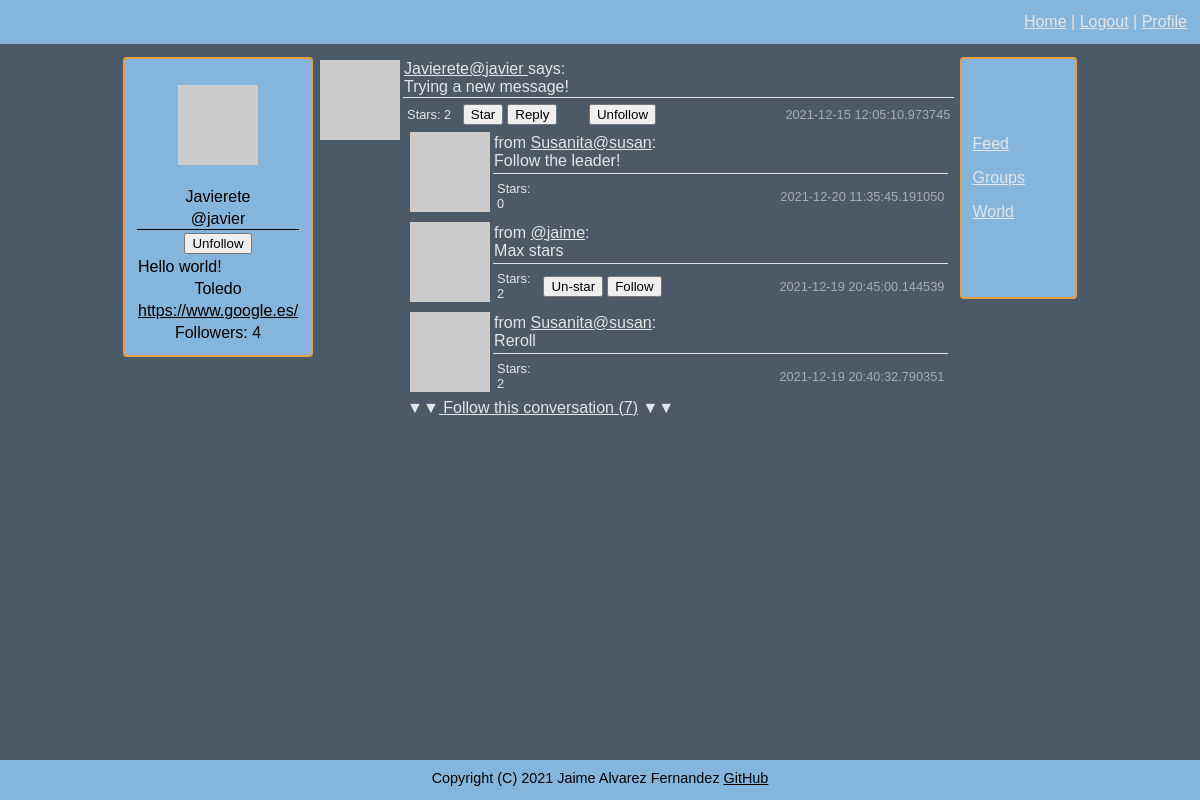
The page /user/javier (signed in) on the database its author committed.
### connect/models.py (models this page shows, shortened)
class User(UserMixin, db.Model):
    id = db.Column(db.Integer, primary_key=True)
    username = db.Column(db.String(64), index=True, unique=True)
    email = db.Column(db.String(120), index=True, unique=True)
    nickname = db.Column(db.String(64))
    password = db.Column(db.String(128))
    about_me = db.Column(db.String(140))
    location = db.Column(db.String(64))
    website = db.Column(db.String(120))
    last_seen = db.Column(db.DateTime, default=datetime.datetime.utcnow)
    follower_bio = db.Column(db.Boolean, default=False)
    posts = db.relationship('Posts', backref='author', lazy='dynamic')
    reply = db.relationship('Reply', backref='author', lazy='dynamic')
    followed = db.relationship('User',
                               secondary=followers,
                               primaryjoin=(followers.c.follower_id == id),
                               secondaryjoin=(followers.c.followed_id == id),
                               backref=db.backref('followers', lazy='dynamic'), lazy='dynamic')
    starred = db.relationship('Posts',
                              secondary=stars,
                              backref=db.backref('awarded_stars', lazy='dynamic'), lazy='dynamic')
    starred_reply = db.relationship('Reply',
                                    secondary=stars_reply,
                                    backref=db.backref('awarded_stars_reply', lazy='dynamic'), lazy='dynamic')
    def avatar(self, size):
        digest = md5(self.email.lower().encode('utf-8')).hexdigest()
        return f'https://www.gravatar.com/avatar/{digest}?d=identicon&s={size}'
    def is_following(self, user):
        return self.followed.filter(followers.c.followed_id == user.id).count() > 0
    def is_starred(self, post):
        return self.starred.filter(stars.c.post_id == post.id).count() > 0
    def is_starred_reply(self, reply):
        return self.starred_reply.filter(stars_reply.c.reply_id == reply.id).count() > 0

class Posts(db.Model):
    id = db.Column(db.Integer, primary_key=True)
    body = db.Column(db.String(140))
    timestamp = db.Column(db.DateTime, index=True, default=datetime.datetime.utcnow)
    user_id = db.Column(db.Integer, db.ForeignKey('user.id'))
    reply = db.relationship('Reply', backref='original', lazy='dynamic')
    def replies(self):
        return Reply.query.filter_by(post_id=self.id).order_by(Reply.timestamp.desc())

class Reply(db.Model):
    id = db.Column(db.Integer, primary_key=True)
    body = db.Column(db.String(140))
    timestamp = db.Column(db.DateTime, index=True, default=datetime.datetime.utcnow)
    user_id = db.Column(db.Integer, db.ForeignKey('user.id'))
    post_id = db.Column(db.Integer, db.ForeignKey('posts.id'))

### connect/routing.py (the view)
@app.route('/user/<username>', methods=['GET', 'POST'])
@flask_login.login_required
def user_messages(username):
    user = models.User.query.filter_by(username=username).first_or_404()
    form = forms.WriteMessage()
    empty_form = forms.EmptyForm()
    if form.validate_on_submit():
        post = models.Posts(body=form.message.data, author=flask_login.current_user)
        db.session.add(post)
        db.session.commit()
        return flask.redirect(flask.url_for('index'))
    page = flask.request.args.get('page', 1, type=int)
    posts = models.Posts.query.filter_by(user_id=user.id).\
        order_by(models.Posts.timestamp.desc()).\
        paginate(page, app.config['POSTS_PER_PAGE'], False)
    next_url = flask.url_for('user_messages', page=posts.next_num, username=user.username) if posts.has_next else None
    prev_url = flask.url_for('user_messages', page=posts.prev_num, username=user.username) if posts.has_prev else None
    return flask.render_template('user.html', user=user, posts=posts.items, title=user.username, form=form,
                                 e_form=empty_form, reply_per_post=app.config['REPLY_PER_POST'], next_url=next_url,
                                 prev_url=prev_url)

### connect/forms.py
class WriteMessage(FlaskForm):
    message = wtforms.TextAreaField('New message', validators=[validators.Length(min=1, max=140)])
    submit = wtforms.SubmitField('Send')

class EmptyForm(FlaskForm):
    submit = wtforms.SubmitField('Submit')

### connect/models.py (called while the page is built)
@login.user_loader
def load_user(user_id):
    return User.query.get(int(user_id))

### connect/routing.py (called while the page is built)
@app.before_request
def before_request():
    if flask_login.current_user.is_authenticated:
        flask_login.current_user.last_seen = datetime.datetime.utcnow()
        db.session.commit()

### connect/templates/user.html (shortened to what this page needs)
{% extends "general_template.html" %}
{% block content %}
    {% include 'sub_templates/_posts.html' %}
    {% include "sub_templates/_pagination.html" %}
{% endblock %}

### connect/templates/sub_templates/_profile.html (shortened to what this page needs)
{% if user and user != current_user %}
    <p>
        <img src="{{ user.avatar(128) }}">
    </p>
    <table width="100%">
        <tr>
            <td>
                {% if user.nickname is not none %}
                {{ user.nickname }}
                {% endif %}
            </td>
        </tr>
        <tr>
            <td class="bottom_line">
                @{{ user.username }}
            </td>
        </tr>
        <tr>
            <td>
                {% if not current_user.is_following(user) %}
                <form method="post" action="{{ url_for('follow', username=user.username, url=request.endpoint) }}">
                    {{ e_form.hidden_tag() }}
                    {{ e_form.submit(value='Follow') }}
                </form>
                {% else %}
                <form method="post" action="{{ url_for('unfollow', username=user.username, url=request.endpoint) }}">
                    {{ e_form.submit(value='Unfollow') }}
                </form>
                {% endif %}
            </td>
        </tr>
        <tr>
            <td class="justify_text">
                {% if user.about_me is not none %}
                    {{ user.about_me }}
                {% endif %}
            </td>
        </tr>
        <tr>
            <td>
                {% if user.location is not none %}
                    {{ user.location }}
                {% endif %}
            </td>
        </tr>
        <tr>
            <td>
                {% if user.website is not none %}
                    <a href="{{ current_user.website }}">{{ current_user.website }}</a>
                {% endif %}
            </td>
        </tr>
        <tr>
            <td>
                {% if user.follower_bio %}
                Followers: {{ current_user.followers.count() }}
                {% endif %}
            </td>
        </tr>
    </table>
{% endif %}

### connect/templates/sub_templates/_posts.html (shortened to what this page needs)
<table width="100%">
    {% for post in posts %}
    <tr>
        <td width="60" rowspan="2" valign="top"><img src="{{ post.author.avatar(60) }}"></td>
        <td class="bottom_line">
                <a href="{{ url_for('user_messages', username=post.author.username) }}">
                    {% if post.author.nickname %}{{ post.author.nickname }}{% endif %}@{{ post.author.username }}
                </a>
                says:<br>
             {{ post.body }}
        </td>
    </tr>
    <tr>
        <td>
            <table width="100%" border="0">
                <tr class="smaller_font_80">
                    <td width="10%">Stars: {{ post.awarded_stars.count() }}</td>
                    <td width="7%">
                        {% if post.author.username != current_user.username %}
                            {% if not current_user.is_starred(post) %}
                            <form method="post" action="{{ url_for('star', post=post.id, url=request.endpoint) }}">
                                {{ e_form.submit(value='Star') }}
                            </form>
                            {% else %}
                            <form method="post" action="{{ url_for('un_star', post=post.id, url=request.endpoint) }}">
                                {{ e_form.hidden_tag() }}
                                {{ e_form.submit(value='Un-star') }}
                            </form>
                            {% endif %}
                        {% endif %}
                    </td>
                    <td>
                        <form method="get" action="{{ url_for('reply', post=post.id, url=request.endpoint) }}">
                            {{ e_form.submit(value='Reply') }}
                        </form>
                    </td>
                    <td>
                        {% if not current_user.is_following(post.author) and post.author != current_user %}
                        <form method="post" action="{{ url_for('follow', username=post.author.username) }}">
                            {{ e_form.hidden_tag() }}
                            {{ e_form.submit(value='Follow') }}
                        </form>
                        {% elif current_user.is_following(post.author) and post.author != current_user  %}
                        <form method="post" action="{{ url_for('unfollow', username=post.author.username, url=request.endpoint) }}">
                            {{ e_form.submit(value='Unfollow') }}
                        </form>
                        {% endif %}
                    </td>
                    <td class="time">{{ post.timestamp }}</td>
                </tr>
                <tr>
                    <td colspan="5">
                        {% if 0 < post.replies().all()|length <= reply_per_post %}
                            {% for n in range(post.replies().all()|length) %}
                                {% include "sub_templates/_replies.html" %}
                            {% endfor %}
                        {% elif post.replies().all()|length > reply_per_post %}
                            {% for n in range(3) %}
                                {% include "sub_templates/_replies.html" %}
                            {% endfor %}
                            ▼▼<a href="{{ url_for('conversation', post=post.id)}}"> Follow this conversation ({{ post.replies().all()|length }})</a> ▼▼
                        {% endif %}
                    </td>
                </tr>
            </table>
        </td>
    </tr>
    {% endfor %}
</table>

### connect/templates/sub_templates/_replies.html (shortened to what this page needs)
<table width="100%">
    <tr>
        <td width="30" rowspan="2" valign="top"><img src="{{ post.replies()[n].author.avatar(30) }}"></td>
        <td class="bottom_line">
            from
            <a href="{{ url_for('user_messages', username=post.replies()[n].author.username) }}">{% if post.replies()[n].author.nickname %}{{ post.replies()[n].author.nickname }}{% endif %}@{{ post.replies()[n].author.username }}</a>:<br>
            {{ post.replies()[n].body }}
        </td>
    </tr>
    <tr>
        <td>
            <table width="100%" border="0">
                <tr class="smaller_font_80">
                    <td width="10%">Stars: {{ post.replies()[n].awarded_stars_reply.count() }}</td>
                    <td width="7%">
                        {% if post.replies()[n].author.username != current_user.username %}
                            {% if not current_user.is_starred_reply(post.replies()[n]) %}
                            <form method="post" action="{{ url_for('star_reply', reply_id=post.replies()[n].id, url=request.endpoint) }}">
                                {{ e_form.hidden_tag() }}
                                {{ e_form.submit(value='Star') }}
                            </form>
                            {% else %}
                            <form method="post" action="{{ url_for('un_star_reply', reply_id=post.replies()[n].id, url=request.endpoint) }}">
                                {{ e_form.submit(value='Un-star') }}
                            </form>
                            {% endif %}
                        {% endif %}
                    </td>
                    <td>
                        {% if not current_user.is_following(post.replies()[n].author) and post.replies()[n].author != current_user %}
                        <form method="post" action="{{ url_for('follow', username=post.replies()[n].author.username, url=request.endpoint) }}">
                            {{ e_form.submit(value='Follow') }}
                        </form>
                        {% elif current_user.is_following(post.replies()[n].author) and post.replies()[n].author != current_user  %}
                        <form method="post" action="{{ url_for('unfollow', username=post.replies()[n].author.username, url=request.endpoint) }}">
                            {{ e_form.hidden_tag() }}
                            {{ e_form.submit(value='Unfollow') }}
                        </form>
                        {% endif %}
                    </td>
                    <td class="time">{{ post.replies()[n].timestamp }}</td>
                </tr>
            </table>
        </td>
    </tr>
</table>

### connect/static/css/style.css (style rules this page uses)
body { font-family: Arial; background: #4b5a66; color: #e1e6eb; min-height: 100vh; margin: 0; }
a { color: inherit; }
.bottom_line { border: solid; border-width: 0px 0 1px 0; }
.justify_text { text-align: justify; text-justify: inter-word; }
.smaller_font_80 { font-size:80%; }
.time { text-align: right; opacity: 0.6; }
body { display:flex; flex-direction:column; }

### rows shown on the page
User: nickname "Javierete", username "javier", about_me "Hello world!", location "Toledo"
User: website "https://www.google.es/"
Posts: author.nickname "Javierete", author.username "javier", body "Trying a new message!", awarded_stars.count "2", timestamp "2021-12-15 12:05:10.973745", nickname "Susanita" "Susanita", username "susan" "jaime" "susan", body "Follow the leader!" "Max stars" "Reroll", replies "0" "2" "2", id.timestamp "2021-12-20 11:35:45.191050" "2021-12-19 20:45:00.144539" "2021-12-19 20:40:32.790351", replies|length "7"

### other values the page prints
{{ current_user.followers.count() }} "4"
